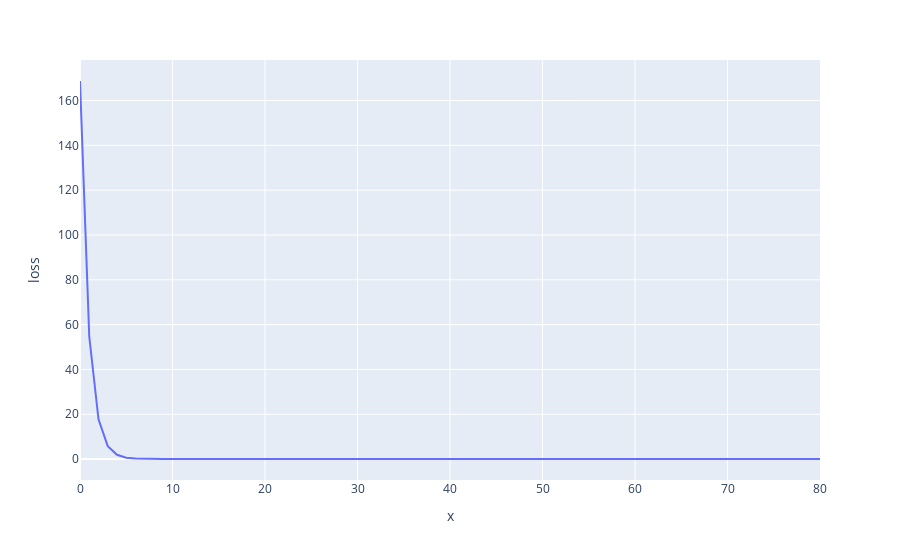

The notebook cell saved with this chart:
### Code cell
def predict(w, xs):
    return xs @ w

def evaluate(w, xs, ys):
    return mse(ys, predict(w, xs))

def evaluate_msle(w, xs, ys):
    return msle(ys, predict(w, xs))

def linear_regression(n_epochs, lr, x, y, eval=evaluate):
    n, features = x.shape
    w = np.zeros(features).reshape(-1, 1)
    losses = [eval(w, x, y)]

    for i in range(n_epochs):
        y_hat = predict(w, x)
        dJdwi = np.sum((y_hat - y) * x, axis = 0)

        w = w - (2/n) * (lr * dJdwi).reshape(-1,1)

        loss = eval(w, x, y)
        losses.append(loss)

        if i == 0 or (i+1) % 5 == 0:
            print(f'Iter: {i:>3} Loss: {loss:8.8f} w: {[f"{x[0]:.2f}" for x in w]}')
            #print(f'Test loss :     {evaluate(w, np.log1p(x_test), np.log1p(y_test))}')

    return (w, losses)

def linear_regression_log(n_epochs, lr, x, y):
    return linear_regression(n_epochs, lr, np.log(1 + x), np.log(1 + y), eval=evaluate)

(w_msle, losses) = linear_regression_log(n_epochs, lr, x_train, y_train)

# print(w_msle)
plot_loss(losses)

### Figure 1 — Plotly figure (JSON) as saved in the notebook; plotly's stock layout.template omitted (floating-point values rounded to 4 significant figures)
{"data": [{"hovertemplate": "x=%{x}<br>loss=%{y}<extra></extra>", "legendgroup": "", "line": {"color": "#636efa", "dash": "solid"}, "marker": {"symbol": "circle"}, "mode": "lines", "name": "", "orientation": "v", "showlegend": false, "type": "scatter", "x": [0, 1, 2, 3, 4, 5, 6, 7, 8, 9, 10, 11, 12, 13, 14, 15, 16, 17, 18, 19, 20, 21, 22, 23, 24, 25, 26, 27, 28, 29, 30, 31, 32, 33, 34, 35, 36, 37, 38, 39, 40, 41, 42, 43, 44, 45, 46, 47, 48, 49, 50, 51, 52, 53, 54, 55, 56, 57, 58, 59, 60, 61, 62, 63, 64, 65, 66, 67, 68, 69, 70, 71, 72, 73, 74, 75, 76, 77, 78, 79, 80], "xaxis": "x", "y": [168.7, 54.7, 17.76, 5.785, 1.905, 0.6475, 0.24, 0.1079, 0.06505, 0.05111, 0.04655, 0.04502, 0.04447, 0.04425, 0.04413, 0.04405, 0.04398, 0.04391, 0.04384, 0.04378, 0.04371, 0.04365, 0.04359, 0.04352, 0.04346, 0.0434, 0.04334, 0.04329, 0.04323, 0.04317, 0.04311, 0.04306, 0.043, 0.04295, 0.04289, 0.04284, 0.04279, 0.04273, 0.04268, 0.04263, 0.04258, 0.04253, 0.04248, 0.04244, 0.04239, 0.04234, 0.04229, 0.04225, 0.0422, 0.04216, 0.04211, 0.04207, 0.04203, 0.04198, 0.04194, 0.0419, 0.04186, 0.04182, 0.04178, 0.04174, 0.0417, 0.04166, 0.04162, 0.04158, 0.04155, 0.04151, 0.04147, 0.04144, 0.0414, 0.04137, 0.04133, 0.0413, 0.04126, 0.04123, 0.0412, 0.04116, 0.04113, 0.0411, 0.04107, 0.04104, 0.04101], "yaxis": "y"}], "layout": {"legend": {"tracegroupgap": 0}, "margin": {"t": 60}, "xaxis": {"anchor": "y", "domain": [0, 1], "title": {"text": "x"}}, "yaxis": {"anchor": "x", "domain": [0, 1], "title": {"text": "loss"}}}}
